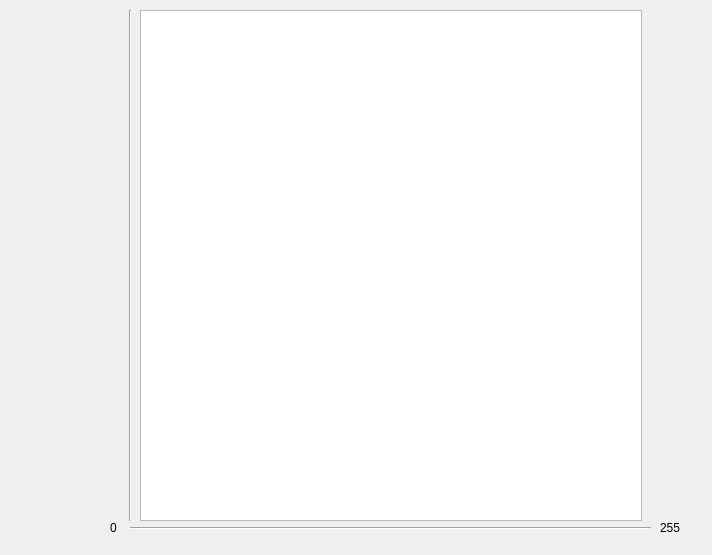
<?xml version="1.0" encoding="UTF-8"?>
<ui version="4.0">
 <class>HistogramDialog</class>
 <widget class="QDialog" name="HistogramDialog">
  <property name="geometry">
   <rect>
    <x>0</x>
    <y>0</y>
    <width>712</width>
    <height>555</height>
   </rect>
  </property>
  <property name="windowTitle">
   <string>HistogramDialog</string>
  </property>
  <widget class="QWidget" name="layoutWidget">
   <property name="geometry">
    <rect>
     <x>140</x>
     <y>10</y>
     <width>502</width>
     <height>511</height>
    </rect>
   </property>
   <layout class="QVBoxLayout" name="verticalLayout">
    <item>
     <widget class="QGraphicsView" name="HistogramView">
      <property name="minimumSize">
       <size>
        <width>500</width>
        <height>500</height>
       </size>
      </property>
     </widget>
    </item>
   </layout>
  </widget>
  <widget class="Line" name="Yline">
   <property name="geometry">
    <rect>
     <x>120</x>
     <y>10</y>
     <width>20</width>
     <height>511</height>
    </rect>
   </property>
   <property name="orientation">
    <enum>Qt::Vertical</enum>
   </property>
  </widget>
  <widget class="Line" name="Xline">
   <property name="geometry">
    <rect>
     <x>130</x>
     <y>520</y>
     <width>521</width>
     <height>16</height>
    </rect>
   </property>
   <property name="orientation">
    <enum>Qt::Horizontal</enum>
   </property>
  </widget>
  <widget class="QLabel" name="Origin">
   <property name="geometry">
    <rect>
     <x>110</x>
     <y>520</y>
     <width>54</width>
     <height>16</height>
    </rect>
   </property>
   <property name="text">
    <string>0</string>
   </property>
  </widget>
  <widget class="QLabel" name="label">
   <property name="geometry">
    <rect>
     <x>660</x>
     <y>520</y>
     <width>54</width>
     <height>16</height>
    </rect>
   </property>
   <property name="text">
    <string>255</string>
   </property>
  </widget>
 </widget>
 <resources/>
 <connections/>
</ui>
